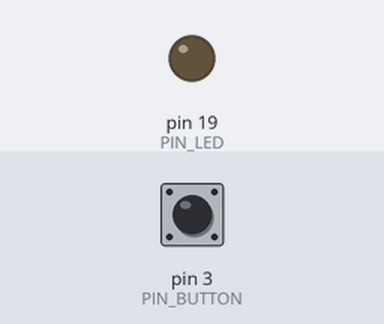
Simulated run of this program. Board: Arduino Uno, built with avr-gcc and run on an emulated ATmega328P. Parts: output pins drawn as LEDs (lit = HIGH). Inputs (shaded band) come from the test bench; at power-on: pin 3 (PIN_BUTTON) HIGH.

Above: at 1.8 s.
1.9 s: pin 3 (PIN_BUTTON) pulled LOW for 0.6 s
At 3.5 s:
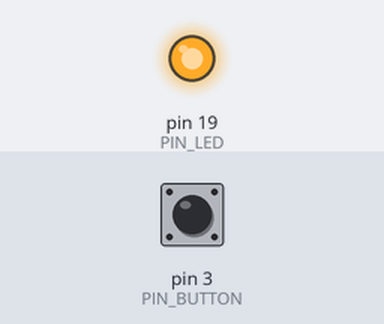
4.0 s: pin 3 (PIN_BUTTON) pulled LOW for 1 s
At 5.4 s:
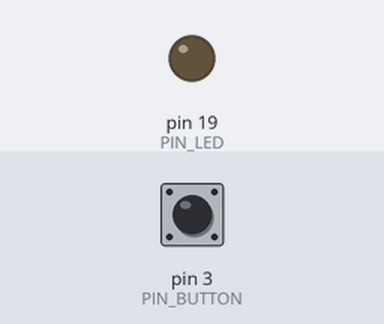
6.5 s: pin 3 (PIN_BUTTON) pulled LOW for 3.2 s
At 10.4 s:
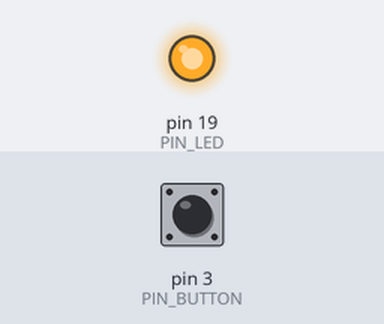
Timing chart, 0 to 11.9 s (numbered marks = the images above; inputs shaded):
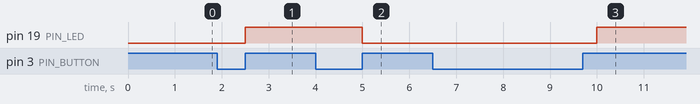

The program:

main.cpp
```cpp
#include <Arduino.h>
#include "TimerOne.h"
#define PIN_LED PIN_A5
#define PIN_BUTTON 3
#define LOOP_PERIOD_IN_US 500000

void toggleLED();
bool lamp_state = 0;
bool last_button_state;

void setup() {
  // put your setup code here, to run once:
  Serial.begin(115200);
  pinMode(PIN_LED, OUTPUT);
  pinMode(PIN_BUTTON, INPUT);
  digitalWrite(PIN_LED, lamp_state);
  last_button_state = digitalRead(PIN_BUTTON);

  Timer1.initialize(LOOP_PERIOD_IN_US);
  Timer1.attachInterrupt(toggleLED);
}


void loop() {
  // put your main code here, to run repeatedly:

}

void toggleLED(){
  bool curr_button_state = digitalRead(PIN_BUTTON);
  if (curr_button_state != last_button_state && last_button_state == 0){
    lamp_state = !lamp_state;
    digitalWrite(PIN_LED, lamp_state);
  }
  last_button_state = curr_button_state;
}
```

Measured:
- after the input at 1.9 s, pin 19 (PIN_LED): LOW → HIGH after 0.60 s
- after the input at 4.0 s, pin 19 (PIN_LED): HIGH → LOW after 1.0 s
- after the input at 6.5 s, pin 19 (PIN_LED): LOW → HIGH after 3.5 s
